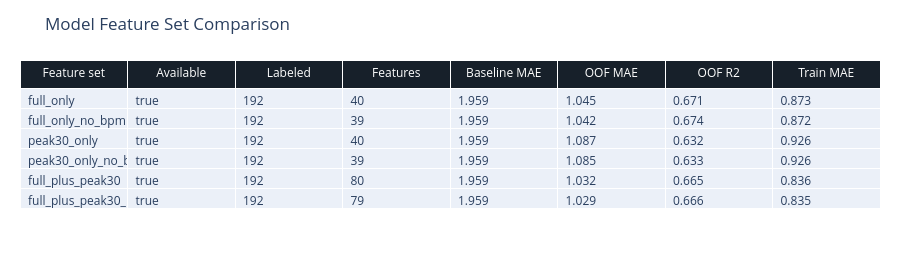
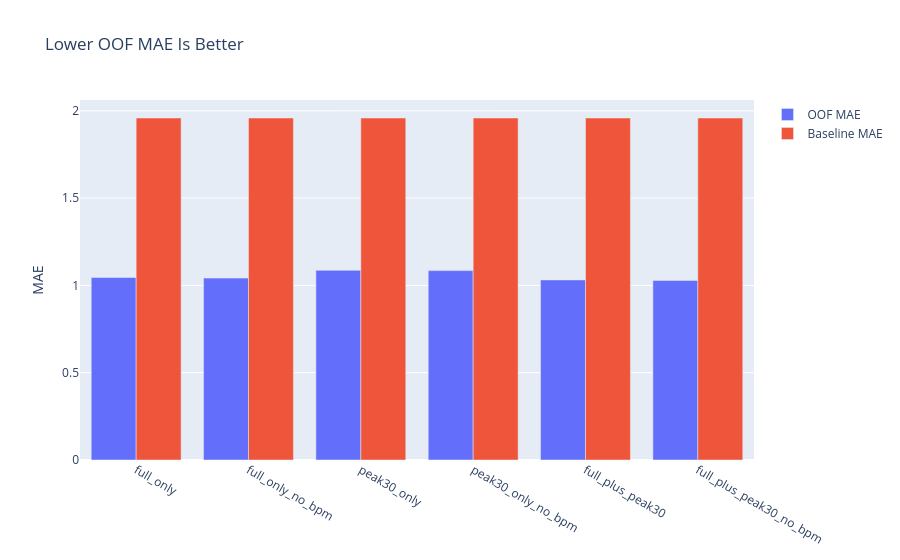

Write notebook code for charts like these, in order.
### Markdown cell above
## Handcrafted Feature Diagnostics

These cells inspect the extracted full-track and peak-30-second features, compare predefined handcrafted feature sets, and show which individual features correlate with the tagged energy labels.

### Code cell
comparison = []
for feature_set in ENERGY_MODEL_FEATURE_SETS:
    result = fit_full_energy_model(rows, feature_set=feature_set)
    comparison.append({
        'feature_set': feature_set,
        'available': bool(result.available),
        'labeled_rows': len(labeled_rows),
        'retained_features': len(result.feature_names),
        'baseline_mae': result.baseline_mae,
        'oof_mae': result.oof_mae,
        'oof_r2': result.oof_r2,
        'train_mae': result.train_mae,
    })

fig = go.Figure(data=[go.Table(
    header=dict(
        values=['Feature set', 'Available', 'Labeled', 'Features', 'Baseline MAE', 'OOF MAE', 'OOF R2', 'Train MAE'],
        fill_color='#17202a',
        font=dict(color='white'),
    ),
    cells=dict(values=[
        [row['feature_set'] for row in comparison],
        [row['available'] for row in comparison],
        [row['labeled_rows'] for row in comparison],
        [row['retained_features'] for row in comparison],
        [f"{row['baseline_mae']:.3f}" if np.isfinite(row['baseline_mae']) else '' for row in comparison],
        [f"{row['oof_mae']:.3f}" if np.isfinite(row['oof_mae']) else '' for row in comparison],
        [f"{row['oof_r2']:.3f}" if np.isfinite(row['oof_r2']) else '' for row in comparison],
        [f"{row['train_mae']:.3f}" if np.isfinite(row['train_mae']) else '' for row in comparison],
    ], align='left'))
])
fig.update_layout(title='Model Feature Set Comparison', height=280, margin=dict(l=20, r=20, t=60, b=20))
fig.show()

bar = go.Figure()
bar.add_bar(x=[row['feature_set'] for row in comparison], y=[row['oof_mae'] for row in comparison], name='OOF MAE')
bar.add_bar(x=[row['feature_set'] for row in comparison], y=[row['baseline_mae'] for row in comparison], name='Baseline MAE')
bar.update_layout(title='Lower OOF MAE Is Better', barmode='group', yaxis_title='MAE')
bar.show()

### Figure 1 — Plotly figure (JSON) as saved in the notebook; plotly's stock layout.template omitted (floating-point values rounded to 4 significant figures)
{"data": [{"cells": {"align": "left", "values": [["full_only", "full_only_no_bpm", "peak30_only", "peak30_only_no_bpm", "full_plus_peak30", "full_plus_peak30_no_bpm"], [true, true, true, true, true, true], [192, 192, 192, 192, 192, 192], [40, 39, 40, 39, 80, 79], ["1.959", "1.959", "1.959", "1.959", "1.959", "1.959"], ["1.045", "1.042", "1.087", "1.085", "1.032", "1.029"], ["0.671", "0.674", "0.632", "0.633", "0.665", "0.666"], ["0.873", "0.872", "0.926", "0.926", "0.836", "0.835"]]}, "header": {"fill": {"color": "#17202a"}, "font": {"color": "white"}, "values": ["Feature set", "Available", "Labeled", "Features", "Baseline MAE", "OOF MAE", "OOF R2", "Train MAE"]}, "type": "table"}], "layout": {"height": 280, "margin": {"b": 20, "l": 20, "r": 20, "t": 60}, "title": {"text": "Model Feature Set Comparison"}}}

### Figure 2 — Plotly figure (JSON) as saved in the notebook; plotly's stock layout.template omitted (floating-point values rounded to 4 significant figures)
{"data": [{"name": "OOF MAE", "type": "bar", "x": ["full_only", "full_only_no_bpm", "peak30_only", "peak30_only_no_bpm", "full_plus_peak30", "full_plus_peak30_no_bpm"], "y": [1.045, 1.042, 1.087, 1.085, 1.032, 1.029]}, {"name": "Baseline MAE", "type": "bar", "x": ["full_only", "full_only_no_bpm", "peak30_only", "peak30_only_no_bpm", "full_plus_peak30", "full_plus_peak30_no_bpm"], "y": [1.959, 1.959, 1.959, 1.959, 1.959, 1.959]}], "layout": {"barmode": "group", "title": {"text": "Lower OOF MAE Is Better"}, "yaxis": {"title": {"text": "MAE"}}}}
